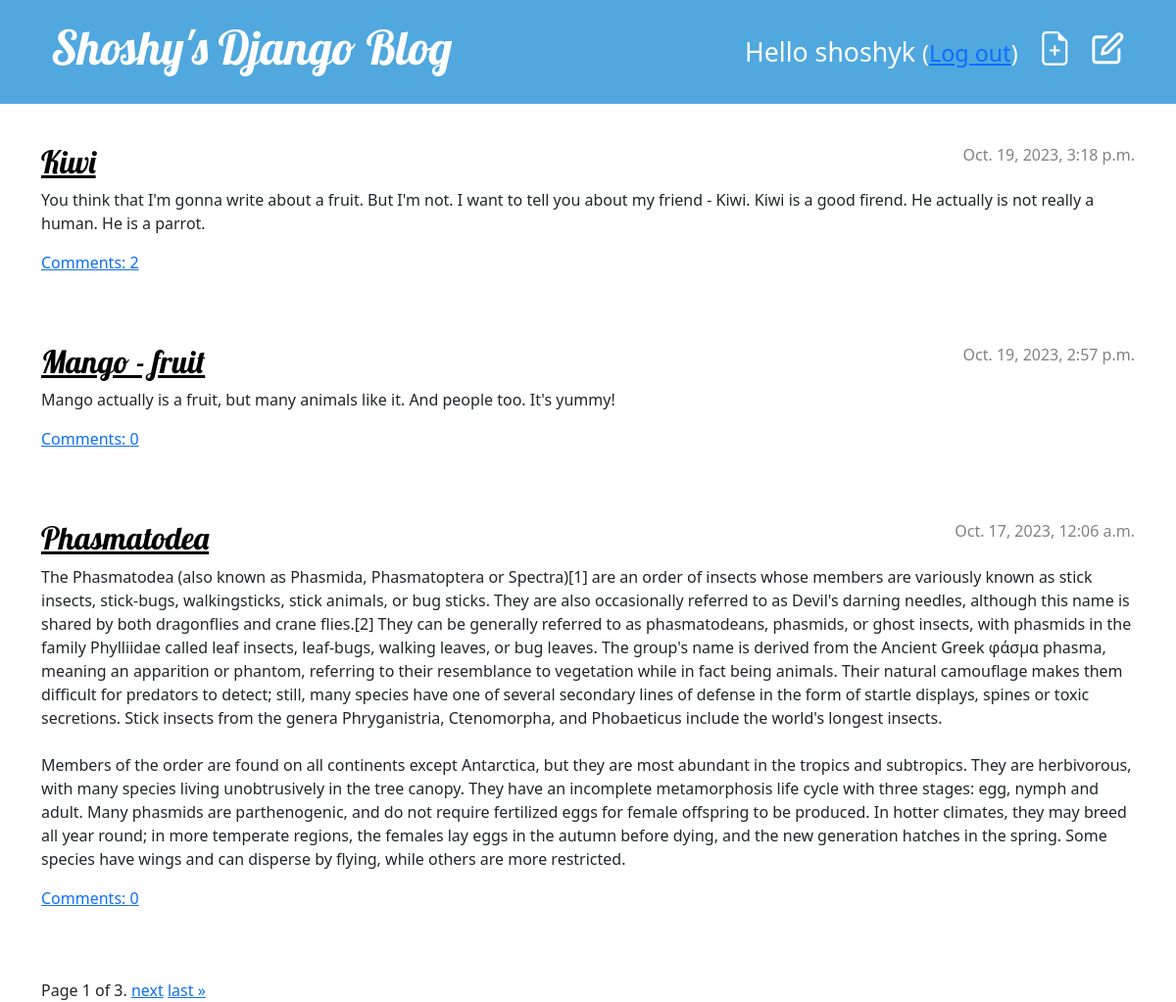
The app's page / (signed in) with its own data.
### blog/models.py (models this page shows, shortened)
class Post(models.Model):
    author = models.ForeignKey(settings.AUTH_USER_MODEL, on_delete=models.CASCADE)
    title = models.CharField(max_length=200)
    text = models.TextField()
    created_date = models.DateTimeField(default=timezone.now)
    published_date = models.DateTimeField(blank=True, null=True)
    owner = models.ForeignKey('auth.User', related_name='posts', on_delete=models.CASCADE)
    def approved_comments(self):
        return self.comments.filter(approved_comment=True)

### blog/views.py (the view)
# urls.py: path('', PostListView.as_view(), name='post_list'),
class PostListView(ListView):
    model = Post
    paginate_by = 3
    template_name = 'post_list.html'
    def get_queryset(self):
        return Post.objects.filter(published_date__lte=timezone.now()).order_by('-published_date')

### blog/templates/blog/post_list.html (shortened to what this page needs)
{% extends 'blog/base.html' %}
{% block content %}
{% for post in page_obj %}
<article class="post">
    <time class="date">
        {{ post.published_date }}
    </time>
    <h2><a href="{% url 'post_detail' pk=post.pk %}">{{ post.title }}</a></h2>
    <p>{{ post.text|linebreaksbr }}</p>
    <a href="{% url 'post_detail' pk=post.pk %}">Comments: {{ post.approved_comments.count }}</a>
</article>
{% endfor %}
<div class="pagination">
    <span class="step-links">
        <span class="current">
            Page {{ page_obj.number }} of {{ page_obj.paginator.num_pages }}.
        </span>
        {% if page_obj.has_next %}
            <a href="?page={{ page_obj.next_page_number }}">next</a>
            <a href="?page={{ page_obj.paginator.num_pages }}">last &raquo;</a>
        {% endif %}
    </span>
</div>
{% endblock %}

### blog/templates/blog/base.html (shortened to what this page needs)
{% load static %}
<!DOCTYPE html>
<html>
<head>
    <link rel="stylesheet" href="{% static 'css/blog.css' %}">
    <link rel="stylesheet" href="https://cdn.jsdelivr.net/npm/bootstrap@5.1.3/dist/css/bootstrap.min.css"
>
</head>
<body>
<header class="page-header">
    <div class="container">
        {% if user.is_authenticated %}
        <a href="{% url 'post_draft_list' %}" class="top-menu">
            </span></a>
        <a href="{% url 'post_new' %}" class="top-menu">
        </a>
         <p class="top-menu-2">Hello {{ user.username }} <small>(<a href="{% url 'logout' %}">Log out</a>)</small></p>
        {% else %}
        <a href="{% url 'login' %}" class="top-menu">
     {% include './icons/login-icon.svg' %}
         </a>
        {% endif %}
        <h1><a href="/">Shoshy's Django Blog</a></h1>
    </div>
</header>
<main class="container">
    <div class="row">
        <div class="col">
            {% block content %}
            {% endblock %}
        </div>
    </div>
</main>
</body>
</html>

### blog/static/css/blog.css (style rules this page uses)
.page-header { background-color: #50A8DF; margin-top: 0; margin-bottom: 40px; padding: 20px 20px 20px 40px; }
.page-header h1, .page-header h1 a, .page-header h1 a:visited, .page-header h1 a:active { color: #ffffff; font-size: 36pt; text-decoration: none; }
h1, h2, h3, h4 { font-family: 'Lobster', cursive; }
.date { color: #828282; }
.top-menu, .top-menu:hover, .top-menu:visited { color: #ffffff; float: right; font-size: 26pt; margin-right: 20px; }
.top-menu-2, .top-menu-2:hover, .top-menu-2:visited { color: #ffffff; float: right; font-size: 20pt; margin-right: 20px; margin-top: 13px; }
.post { margin-bottom: 70px; }
.post h2 a, .post h2 a:visited { color: #000000; }
.post > .date, .post > .actions { float: right; }

### records on screen
Post: published_date "Oct. 19, 2023, 3:18 p.m.", title "Kiwi", text "You think that I'm gonna write about a fruit. But I'm not. I want to tell you about my friend - Kiwi. Kiwi is a good firend. He actually is not really a human. He is a parrot.", approved_comments.count "2"
Post: published_date "Oct. 19, 2023, 2:57 p.m.", title "Mango - fruit", text "Mango actually is a fruit, but many animals like it. And people too. It's yummy!", approved_comments.count "0"
Post: published_date "Oct. 17, 2023, 12:06 a.m.", title "Phasmatodea", text "The Phasmatodea (also known as Phasmida, Phasmatoptera or Spectra)[1] are an order of insects whose members are variously known as stick insects, stick-bugs, walkingsticks, stick animals, or bug sticks. They are also occasionally referred to as Devil's darning needles, although this name is shared by both dragonflies and crane flies.[2] They can be generally referred to as phasmatodeans, phasmids, or ghost insects, with phasmids in the family Phylliidae called leaf insects, leaf-bugs, walking leaves, or bug leaves. The group's name is derived from the Ancient Greek φάσμα phasma, meaning an apparition or phantom, referring to their resemblance to vegetation while in fact being animals. Their…", approved_comments.count "0"

### other values on screen
{{ user.username }} "shoshyk"
{{ page_obj.number }} "1"
{{ page_obj.paginator.num_pages }} "3"
